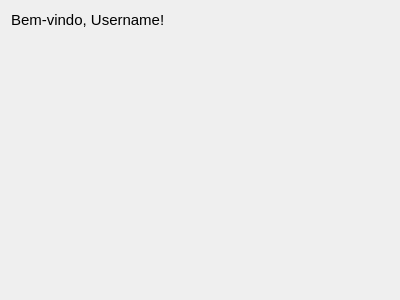
<?xml version="1.0" encoding="UTF-8"?>
<ui version="4.0">
 <class>MainForm</class>
 <widget class="QWidget" name="MainForm">
  <property name="geometry">
   <rect>
    <x>0</x>
    <y>0</y>
    <width>400</width>
    <height>300</height>
   </rect>
  </property>
  <property name="font">
   <font>
    <family>Segoe UI</family>
    <pointsize>11</pointsize>
   </font>
  </property>
  <property name="windowTitle">
   <string>Form</string>
  </property>
  <layout class="QVBoxLayout" name="verticalLayout">
   <item>
    <widget class="QLabel" name="labelUsername">
     <property name="text">
      <string>Bem-vindo, Username!</string>
     </property>
    </widget>
   </item>
   <item>
    <spacer name="verticalSpacer">
     <property name="orientation">
      <enum>Qt::Vertical</enum>
     </property>
     <property name="sizeHint" stdset="0">
      <size>
       <width>20</width>
       <height>40</height>
      </size>
     </property>
    </spacer>
   </item>
  </layout>
 </widget>
 <resources/>
 <connections/>
</ui>
